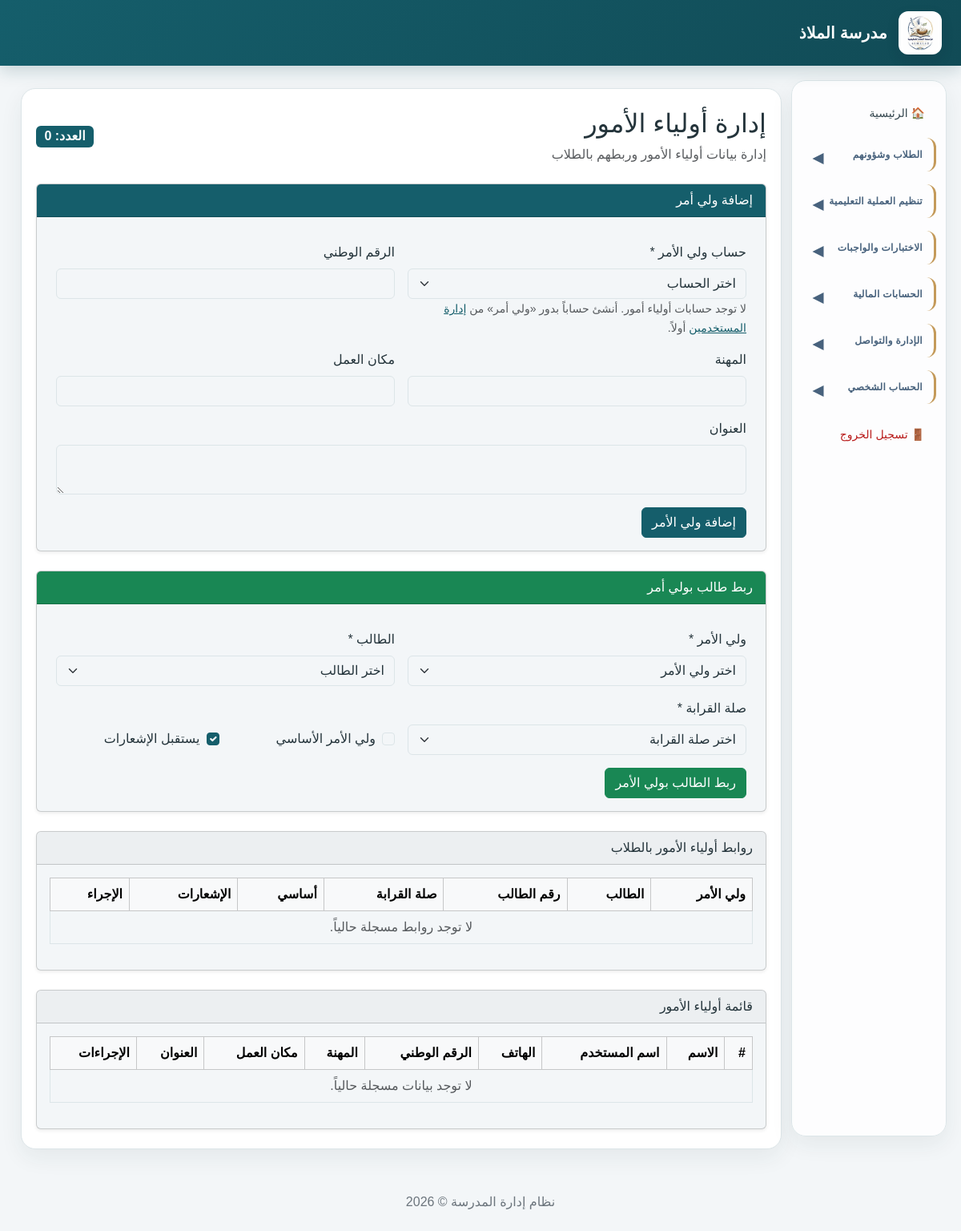
Screenshot of /guardians.php (signed in) with the database file from the repository.
### tables this page shows
CREATE TABLE `school_settings` (
  `id` int(10) UNSIGNED NOT NULL,
  `school_name` varchar(200) NOT NULL,
  `school_name_en` varchar(200) DEFAULT NULL,
  `logo_path` varchar(255) DEFAULT NULL,
  `address` text DEFAULT NULL,
  `phone` varchar(30) DEFAULT NULL,
  `email` varchar(150) DEFAULT NULL,
  `website` varchar(255) DEFAULT NULL,
  `currency` char(3) NOT NULL DEFAULT 'SDG',
  `academic_year_id` int(10) UNSIGNED DEFAULT NULL,
  `principal_name` varchar(150) DEFAULT NULL,
  `created_at` timestamp NOT NULL DEFAULT current_timestamp(),
  `updated_at` timestamp NOT NULL DEFAULT current_timestamp() ON UPDATE current_timestamp()
);

### guardians.php (the view, shortened to what this page needs)
<?php
require_once __DIR__ . '/config/database.php';
$editGuardian = null;
function h($value): string
{
    return htmlspecialchars((string)($value ?? ''), ENT_QUOTES, 'UTF-8');
}
$stmt = $pdo->prepare("
    SELECT u.id, u.full_name, u.username, g.id AS guardian_profile_id
    FROM users u
    INNER JOIN roles r ON r.id = u.role_id
    LEFT JOIN guardians g ON g.user_id = u.id
    WHERE r.role_name = 'guardian'
      AND (u.is_active = 1 OR g.id = ?)
    ORDER BY u.full_name
");
$stmt->execute([$editGuardian ? (int)$editGuardian['id'] : 0]);
$availableUsers = $stmt->fetchAll();
$guardians = $pdo->query("
    SELECT g.*, u.full_name, u.username, u.phone, u.email
    FROM guardians g
    INNER JOIN users u ON u.id = g.user_id
    ORDER BY g.id DESC
")->fetchAll();
$links = $pdo->query("
    SELECT sg.id AS link_id, sg.student_id, sg.guardian_id,
           sg.relationship, sg.is_primary, sg.receives_notifications,
           su.full_name AS student_name, s.student_number,
           gu.full_name AS guardian_name
    FROM student_guardians sg
    INNER JOIN students s ON s.id = sg.student_id
    INNER JOIN users su ON su.id = s.user_id
    INNER JOIN guardians g ON g.id = sg.guardian_id
    INNER JOIN users gu ON gu.id = g.user_id
    ORDER BY gu.full_name, sg.is_primary DESC, su.full_name
")->fetchAll();
require_once __DIR__ . '/includes/header.php';
?>
<div class="container-fluid py-4" dir="rtl">
    <div class="d-flex justify-content-between align-items-center mb-4">
        <div>
            <h2>إدارة أولياء الأمور</h2>
            <p class="text-muted mb-0">
                إدارة بيانات أولياء الأمور وربطهم بالطلاب
            </p>
        </div>
        <span class="badge bg-primary fs-6">
            العدد: <?= count($guardians) ?>
        </span>
    </div>
    <div class="card shadow-sm mb-4">
        <div class="card-header bg-primary text-white">
            <?= $editGuardian ? 'تعديل بيانات ولي الأمر' : 'إضافة ولي أمر' ?>
        </div>
        <div class="card-body">
            <form method="POST" action="guardians.php">
                <div class="row g-3">
                    <div class="col-md-6">
                        <label class="form-label">حساب ولي الأمر *</label>
                        <select name="user_id" class="form-select" required>
                            <option value="">اختر الحساب</option>
                        </select>
                        <?php if (!$availableUsers): ?>
                            <small class="form-text text-muted">
                                لا توجد حسابات أولياء أمور. أنشئ حساباً بدور «ولي أمر» من
                                <a href="users.php">إدارة المستخدمين</a> أولاً.
                            </small>
                        <?php endif; ?>
                    </div>
                    <div class="col-md-6">
                        <label class="form-label">الرقم الوطني</label>
                        <input name="national_id" class="form-control" maxlength="50"
                               value="<?= h($editGuardian['national_id'] ?? '') ?>">
                    </div>
                    <div class="col-md-6">
                        <label class="form-label">المهنة</label>
                        <input name="occupation" class="form-control" maxlength="100"
                               value="<?= h($editGuardian['occupation'] ?? '') ?>">
                    </div>
                    <div class="col-md-6">
                        <label class="form-label">مكان العمل</label>
                        <input name="workplace" class="form-control" maxlength="150"
                               value="<?= h($editGuardian['workplace'] ?? '') ?>">
                    </div>
                    <div class="col-12">
                        <label class="form-label">العنوان</label>
                        <textarea name="address" class="form-control" maxlength="255" rows="2"><?= h($editGuardian['address'] ?? '') ?></textarea>
                    </div>
                    <div class="col-12">
                        <button class="btn btn-primary" type="submit">
                            <?= $editGuardian ? 'حفظ التعديلات' : 'إضافة ولي الأمر' ?>
                        </button>
                    </div>
                </div>
            </form>
        </div>
    </div>
    <div class="card shadow-sm mb-4">
        <div class="card-header bg-success text-white">
            ربط طالب بولي أمر
        </div>
        <div class="card-body">
            <form method="POST" action="guardians.php">
                <div class="row g-3">
                    <div class="col-md-6">
                        <label class="form-label">ولي الأمر *</label>
                        <select name="guardian_id" class="form-select" required>
                            <option value="">اختر ولي الأمر</option>
                        </select>
                    </div>
                    <div class="col-md-6">
                        <label class="form-label">الطالب *</label>
                        <select name="student_id" class="form-select" required>
                            <option value="">اختر الطالب</option>
                        </select>
                    </div>
                    <div class="col-md-6">
                        <label class="form-label">صلة القرابة *</label>
                        <select name="relationship" class="form-select" required>
                            <option value="">اختر صلة القرابة</option>
                        </select>
                    </div>
                    <div class="col-md-3 d-flex align-items-end">
                        <div class="form-check mb-2">
                            <input type="checkbox" class="form-check-input"
                                   name="is_primary" id="is_primary">
                            <label for="is_primary" class="form-check-label">
                                ولي الأمر الأساسي
                            </label>
                        </div>
                    </div>
                    <div class="col-md-3 d-flex align-items-end">
                        <div class="form-check mb-2">
                            <input type="checkbox" class="form-check-input"
                                   name="receives_notifications"
                                   id="receives_notifications" checked>
                            <label for="receives_notifications" class="form-check-label">
                                يستقبل الإشعارات
                            </label>
                        </div>
                    </div>
                    <div class="col-12">
                        <button type="submit" class="btn btn-success">
                            ربط الطالب بولي الأمر
                        </button>
                    </div>
                </div>
            </form>
        </div>
    </div>
    <div class="card shadow-sm mb-4">
        <div class="card-header">روابط أولياء الأمور بالطلاب</div>
        <div class="card-body">
            <div class="table-responsive">
                <table class="table table-bordered table-hover align-middle">
                    <thead class="table-light">
                        <tr>
                            <th>ولي الأمر</th>
                            <th>الطالب</th>
                            <th>رقم الطالب</th>
                            <th>صلة القرابة</th>
                            <th>أساسي</th>
                            <th>الإشعارات</th>
                            <th>الإجراء</th>
                        </tr>
                    </thead>
                    <tbody>
                    <?php if (!$links): ?>
                        <tr><td colspan="7" class="text-center text-muted">
                            لا توجد روابط مسجلة حالياً.
                        </td></tr>
                    <?php endif; ?>
                    </tbody>
                </table>
            </div>
        </div>
    </div>
    <div class="card shadow-sm">
        <div class="card-header">قائمة أولياء الأمور</div>
        <div class="card-body">
            <div class="table-responsive">
                <table class="table table-bordered table-hover align-middle">
                    <thead class="table-light">
                        <tr>
                            <th>#</th><th>الاسم</th><th>اسم المستخدم</th>
                            <th>الهاتف</th><th>الرقم الوطني</th><th>المهنة</th>
                            <th>مكان العمل</th><th>العنوان</th><th>الإجراءات</th>
                        </tr>
                    </thead>
                    <tbody>
                    <?php if (!$guardians): ?>
                        <tr><td colspan="9" class="text-center text-muted">
                            لا توجد بيانات مسجلة حالياً.
                        </td></tr>
                    <?php endif; ?>
                    </tbody>
                </table>
            </div>
        </div>
    </div>
</div>
<?php require_once __DIR__ . '/includes/footer.php'; ?>

### includes/header.php (shortened to what this page needs)
<?php
$hideSidebar = basename($_SERVER['SCRIPT_NAME'] ?? '') === 'index.php';
$schoolName = 'مدرسة الملاذ';
$schoolLogo = '';
$currentRole = (int) ($_SESSION['role_id'] ?? 0);
$menuPermissions = [
    1 => ['all'],
    2 => [
        'index.php',
        'students.php',
        'guardians.php',
        'teachers.php',
        'classrooms.php',
        'subjects.php',
        'academic_years.php',
        'teaching_assignments.php',
        'timetable.php',
        'attendance.php',
        'exams.php',
        'grades.php',
        'behavior.php',
        'homework.php',
        'homework_submissions.php',
        'reports.php',
        'fees.php',
        'payments.php',
        'expenses.php',
        'users.php',
        'announcements.php',
        'notifications.php',
        'messages.php',
        'settings.php',
        'change_password.php'
    ],
    3 => [
        'index.php',
        'fees.php',
        'payments.php',
        'expenses.php',
        'reports.php',
        'change_password.php'
    ],
    4 => [
        'index.php',
        'students.php',
        'classrooms.php',
        'subjects.php',
        'timetable.php',
        'attendance.php',
        'exams.php',
        'grades.php',
        'behavior.php',
        'homework.php',
        'homework_submissions.php',
        'announcements.php',
        'notifications.php',
        'messages.php',
        'change_password.php'
    ],
    5 => [
        'index.php',
        'timetable.php',
        'grades.php',
        'homework.php',
        'announcements.php',
        'notifications.php',
        'messages.php',
        'change_password.php'
    ],
    6 => [
        'index.php',
        'reports.php',
        'fees.php',
        'payments.php',
        'announcements.php',
        'notifications.php',
        'messages.php',
        'change_password.php'
    ]
];
$allowedMenu = $menuPermissions[$currentRole] ?? [];
function showMenuLink(string $page): bool
{
    global $allowedMenu;
    return in_array('all', $allowedMenu, true)
        || in_array($page, $allowedMenu, true);
}
try {
    if (isset($pdo)) {
        $stmt = $pdo->query(
            "SELECT school_name, logo_path
             FROM school_settings
             ORDER BY id ASC
             LIMIT 1"
        );
        $school = $stmt->fetch();
        if ($school) {
            if (!empty($school['school_name'])) {
                $schoolName = $school['school_name'];
            }
            if (!empty($school['logo_path'])) {
                $logoFile = __DIR__ . '/../' . $school['logo_path'];
                if (is_file($logoFile)) {
                    $schoolLogo = $school['logo_path'];
                }
            }
        }
    }
} catch (PDOException $e) {
    error_log('School branding could not be loaded: ' . $e->getMessage());
}
?>
<!DOCTYPE html>
<html lang="ar" dir="rtl">
<head>
    <link
        href="https://cdn.jsdelivr.net/npm/bootstrap@5.3.3/dist/css/bootstrap.rtl.min.css"
        rel="stylesheet"
    >
</head>
<body>
<header class="topbar">
    <?php if ($schoolLogo !== ''): ?>
        <img
            src="<?= htmlspecialchars($schoolLogo, ENT_QUOTES, 'UTF-8') ?>"
            alt="شعار المدرسة"
            class="school-logo"
        >
    <?php endif; ?>
    <strong class="school-name">
        <?= htmlspecialchars($schoolName, ENT_QUOTES, 'UTF-8') ?>
    </strong>
</header>
<div class="container-fluid">
    <div class="row">
        <?php if (!$hideSidebar): ?>
        <aside class="col-md-3 col-lg-2 sidebar">
            <?php if (showMenuLink('index.php')): ?>
                <a href="index.php">🏠 الرئيسية</a>
            <?php endif; ?>
            <?php if (
                showMenuLink('students.php') ||
                showMenuLink('guardians.php') ||
                showMenuLink('attendance.php') ||
                showMenuLink('behavior.php')
            ): ?>
                <details class="sidebar-group">
                    <summary class="sidebar-section">الطلاب وشؤونهم</summary>
                </details>
            <?php endif; ?>
            <?php if (
                showMenuLink('teachers.php') ||
                showMenuLink('classrooms.php') ||
                showMenuLink('subjects.php') ||
                showMenuLink('academic_years.php') ||
                showMenuLink('teaching_assignments.php') ||
                showMenuLink('timetable.php')
            ): ?>
                <details class="sidebar-group">
                    <summary class="sidebar-section">تنظيم العملية التعليمية</summary>
                </details>
            <?php endif; ?>
            <?php if (
                showMenuLink('exams.php') ||
                showMenuLink('grades.php') ||
                showMenuLink('homework.php') ||
                showMenuLink('homework_submissions.php') ||
                showMenuLink('reports.php')
            ): ?>
                <details class="sidebar-group">
                    <summary class="sidebar-section">الاختبارات والواجبات</summary>
                </details>
            <?php endif; ?>
            <?php if (
                showMenuLink('fees.php') ||
                showMenuLink('payments.php') ||
                showMenuLink('expenses.php')
            ): ?>
                <details class="sidebar-group">
                    <summary class="sidebar-section">الحسابات المالية</summary>
                </details>
            <?php endif; ?>
            <?php if (
                showMenuLink('users.php') ||
                showMenuLink('announcements.php') ||
                showMenuLink('notifications.php') ||
                showMenuLink('messages.php') ||
                showMenuLink('audit_logs.php') ||
                showMenuLink('settings.php') ||
                showMenuLink('theme_settings.php')
            ): ?>
                <details class="sidebar-group">
                    <summary class="sidebar-section">الإدارة والتواصل</summary>
                </details>
            <?php endif; ?>
            <?php if (showMenuLink('change_password.php')): ?>
                <details class="sidebar-group">
                    <summary class="sidebar-section">الحساب الشخصي</summary>
                </details>
            <?php endif; ?>
            <a href="logout.php" class="logout-link">🚪 تسجيل الخروج</a>
        </aside>
        <?php endif; ?>
        <main class="<?= $hideSidebar ? 'col-12' : 'col-md-9 col-lg-10' ?> content">

### rows the page displays
school_settings: logo_path (picture), school_name "مدرسة الملاذ"

### other values shown
count($guardians) "0"
